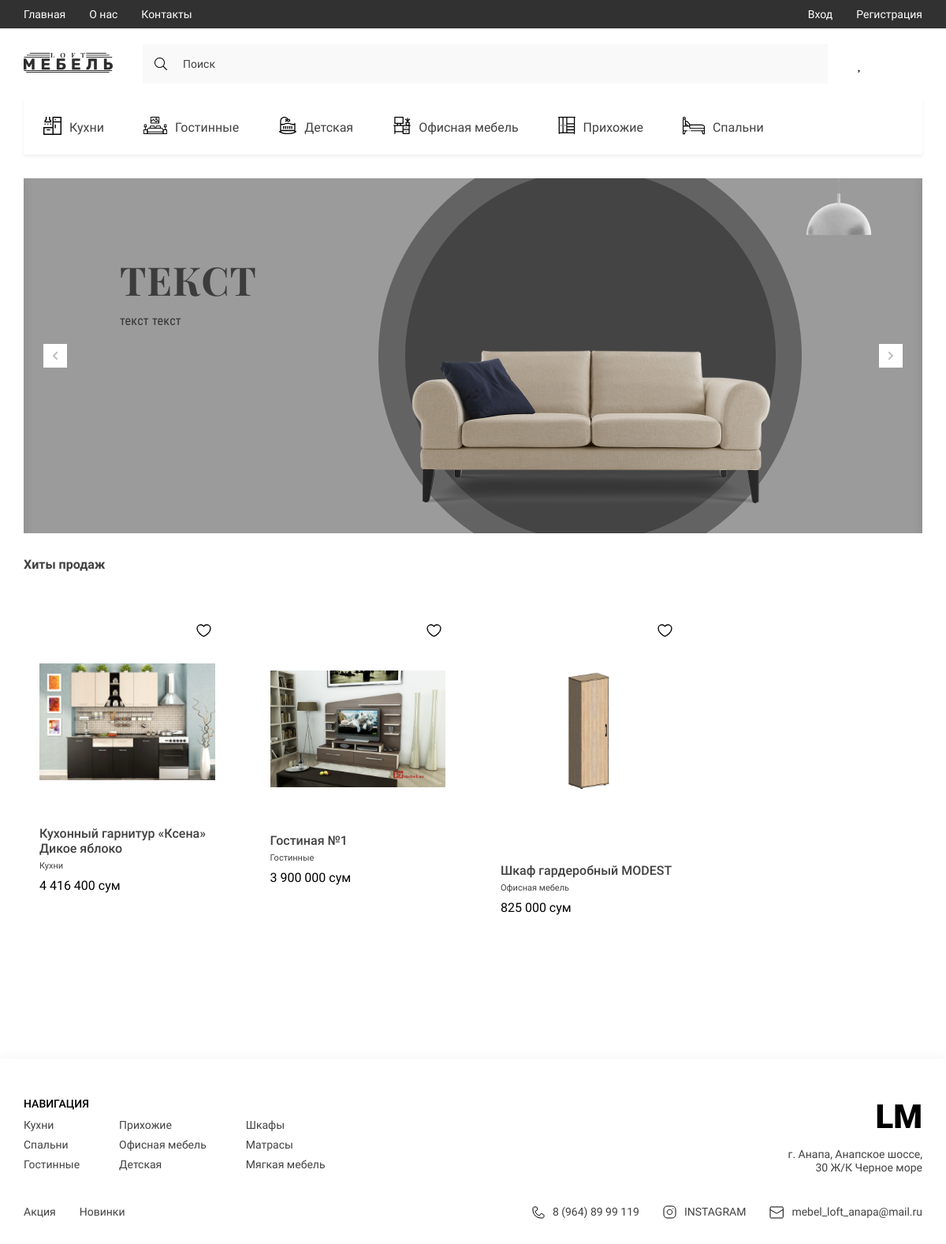
The page / on the database its author committed.
### furniture/models.py (models this page shows, shortened)
class Category(models.Model):
    title = models.CharField(max_length=50, verbose_name='Название категории')
    image = models.ImageField(upload_to='categories/', verbose_name='Иконка категории')
    slug = models.SlugField(unique=True, null=True)
    parent = models.ForeignKey('self', on_delete=models.CASCADE, blank=True, null=True, related_name='subcategories',
                               verbose_name='Категория')
    def get_absolute_url(self):
        return reverse('category_page', kwargs={'slug': self.slug})
    def get_image_category(self):
        if self.image:
            return self.image.url
        else:
            return '-'
    def __str__(self):
        return self.title
    class Meta:
        verbose_name = 'Категория'
        verbose_name_plural = 'Категории'

class Slider(models.Model):
    title = models.CharField(max_length=400, verbose_name='Краткоео описание к слайдеру')
    description = models.CharField(max_length=400, verbose_name='Под описание')
    image = models.ImageField(upload_to='images_slider/', verbose_name='Картинка для слайдера', blank=True, null=True)
    def get_image_slider(self):
        if self.image:
            try:
                return self.image.url
            except:
                return '-'
        else:
            return '-'
    class Meta:
        verbose_name = 'Слайдер'
        verbose_name_plural = 'Слайдер'

class Product(models.Model):
    title = models.CharField(max_length=100, verbose_name='Название товара')
    description = models.TextField(blank=True, null=True, verbose_name='Описание к товару')
    price = models.FloatField(verbose_name='Цена товара')
    quantity = models.IntegerField(verbose_name='Количество на складе')
    created_at = models.DateTimeField(auto_now_add=True, verbose_name='Дата добавления')
    slug = models.SlugField(unique=True, null=True)
    category = models.ForeignKey(Category, on_delete=models.CASCADE, related_name='products', verbose_name='Категория')
    color_name = models.CharField(max_length=150, verbose_name='Название цвета', blank=True, null=True)
    color_code = models.CharField(max_length=150, verbose_name='Код цвета', blank=True, null=True)
    model_product = models.CharField(max_length=100, blank=True, null=True, verbose_name='Модель товара')
    depth = models.CharField(max_length=50, blank=True, null=True, verbose_name='Глубина "см"')
    width = models.CharField(max_length=50, blank=True, null=True, verbose_name='Ширина "см"')
    height = models.CharField(max_length=50, blank=True, null=True, verbose_name='Высота "см"')
    def get_absolute_url(self):
        return reverse('product', kwargs={'slug': self.slug})
    def get_image_product(self):
        if self.images:
            try:
                return self.images.first().image.url
            except:
                return '-'
        else:
            return '-'
    class Meta:
        verbose_name = 'Товар'
        verbose_name_plural = 'Товары'

class Gallery(models.Model):
    image = models.ImageField(upload_to='products/', verbose_name='Картинка товара')
    product = models.ForeignKey(Product, on_delete=models.CASCADE, related_name='images',
                                verbose_name='Товар')
    class Meta:
        verbose_name = 'Картинка товара'
        verbose_name_plural = 'Картинки товара'

### furniture/views.py (the view)
# urls.py: path('', ProductList.as_view(), name='index'),
class ProductList(ListView):
    model = Product
    context_object_name = 'categories'
    template_name = 'pages/index.html'
    extra_context = {
        'title': 'LM'
    }
    def get_queryset(self):
        categories = Category.objects.filter(parent=None)
        return categories

### furniture/templatetags/furniture_tags.py (called while the page is built)
@register.simple_tag()
def get_categories():
    return Category.objects.filter(parent=None)

@register.simple_tag()
def get_normal_price(price):
    return f'{int(price):_}'.replace('_', ' ')

@register.simple_tag()
def get_sliders():
    return Slider.objects.all()

### furniture/templates/pages/index.html (shortened to what this page needs)
{% extends 'base.html' %}
{% block main %}
<main class="main">
    {% block poster %}
    {% include 'components_base/_poster.html' %}
    {% endblock poster %}
        <div class="container">
            <section class="products">
                <h2 class="products__title">Хиты продаж</h2>
                <div class="products__content">
                    {% for category in categories %}
                    {% for product in category.products.all|slice:"::-1"|slice:"1" %}
                    {% include 'components/_product_cart.html' %}
                    {% endfor %}
                    {% endfor %}
                </div>
            </section>
        </div>
    </main>
{% endblock main %}

### furniture/templates/components/_cart_category.html
{% load static %}
{% load furniture_tags %}
{% get_categories as categories %}
{% for category in categories %}
<li>
    <a href="{{ category.get_absolute_url }}" class="header__list-links">
        <span class="header__list-img">
            <img src="{{ category.get_image_category }}" alt="icons">
        </span>
        {{ category.title }}
    </a>
</li>
{% endfor %}

### templates/components_base/_poster.html
{% load static %}
{% load furniture_tags %}
{% get_sliders as sliders %}
<div class="container">
    <div class="header__content">
        <div class="slider" data-infinity="true">
            <div class="sliderLines">
                {% for slider in sliders %}
                <div class="slider__item">
                    <img src="{{ slider.get_image_slider }}" alt="banner" class="slider__img">
                    <div class="slider__item-content">
                        <h2 class="slider__item-title">{{ slider.title }}</h2>
                        <p class="slider__item-descr">{{ slider.description }}</p>
                    </div>
                </div>
                {% endfor %}
            </div>
            <div class="slider__btns">
                <button class="btn__prev">
                    <img src="{% static 'furniture/assets/icons/arrow.svg' %}" alt="arrow">
                </button>
                <button class="btn__next">
                    <img src="{% static 'furniture/assets/icons/arrow.svg' %}" alt="arrow">
                </button>
            </div>
        </div>
    </div>
</div>

### furniture/templates/components/_product_cart.html (shortened to what this page needs)
{% load static %}
{% load furniture_tags %}
<div class="products__item">
    {% if request.user.is_authenticated %}
    {% get_favorite_products request.user as fav_products %}
    {% endif %}
    {% if product in fav_products and request.user.is_authenticated %}
    <a href="{% url 'save_favorite' product.slug %}" class="products__item1-heart">
        <svg width="19" height="17" viewBox="0 0 28 24" fill="#FF0000" xmlns="http://www.w3.org/2000/svg">
            <path
                    d="M8.375 1C4.57813 1 1.5 4.07813 1.5 7.875C1.5 14.75 9.625 21 14 22.4538C18.375 21 26.5 14.75 26.5 7.875C26.5 4.07813 23.4219 1 19.625 1C17.3 1 15.2438 2.15438 14 3.92125C13.3661 3.01825 12.5239 2.28131 11.5447 1.77281C10.5656 1.2643 9.47831 0.999222 8.375 1Z"
                    stroke="#000000" stroke-width="2" stroke-linecap="round" stroke-linejoin="round"/>
        </svg>
    </a>
    {% else %}
    <a href="{% url 'save_favorite' product.slug %}" class="products__item1-heart">
    </a>
    {% endif %}
    <a href="{{ product.get_absolute_url }}"> <img src="{{ product.get_image_product }}" alt=""
                                                   class="products__item-img"></a>
    <div class="products__item-text">
        <h3 class="products__item-title">{{ product.title }}</h3>
        <div class="products__item-desrc">{{ product.category }}</div>
        <div class="products__item-price">{% get_normal_price product.price %} сум</div>
    </div>
</div>

### furniture/static/furniture/style/style.css (style rules this page uses)
:root { --containerWidth: 1140px; --primaryColor: #414141; --primaryFont: 'Roboto'; --mainColor: #245462; }
* { padding: 0; margin: 0; box-sizing: border-box; text-decoration: none; list-style: none; font-family: var(--primaryFont); }
.container { width: 100%; max-width: calc(var(--containerWidth) + 30px); margin: 0 auto; padding: 0 15px; }
.header__content { width: 100%; }
.header__list-links { padding: 24px 25px; display: flex; justify-content: center; align-items: center; height: 70px; transition: background .3s linear, color .3s linear; width: max-content; font-family: 'Roboto'; font-size: 16px; line-height: 19px; color: #414141; }
.header__list-links img { margin-right: 10px; min-width: 18px; transition: filter .3s linear; }
.slider { position: relative; height: 450px; display: flex; flex-direction: column; overflow: hidden; }
.sliderLines { flex-grow: 1; height: 100%; position: relative; overflow: hidden; }
.slider__img { width: 100%; height: 100%; object-fit: cover; }
.slider__item { box-shadow: 0px 5px 11px 2px rgba(0, 0, 0, 0.09); }
.slider__item-content { position: absolute; width: 100%; height: 100%; display: flex; flex-direction: column; align-items: start; left: 0; top: 0; padding-top: 9.01%; padding-left: 10.7%; }
.slider__btns { position: absolute; width: 100%; padding: 0 25px; left: 0; top: 50%; transform: translateY(-50%); display: flex; justify-content: space-between; align-items: center; }
.slider__btns>button { outline: none; border: none; width: 30px; height: 30px; background: white; display: flex; justify-content: center; align-items: center; }
.slider__btns img { filter: opacity(.5) invert(0.5); }
.btn__next { transform: rotate(180deg); z-index: 30; }
.slider__item-title { font-family: 'PlayfairDisplay'; font-weight: bold; font-size: 50px; line-height: 105.3%; letter-spacing: 0.02em; text-transform: uppercase; color: #3C3C3C; width: 100%; max-width: 216px; }
.slider__item-descr { font-family: 'RobotoCondensed'; font-size: 16px; line-height: 140.8%; letter-spacing: 0.02em; color: #343434; margin: 15px 0 20px; }
.main { width: 100%; flex-grow: 1; padding-bottom: 150px; }
.products { width: 100%; display: flex; flex-direction: column; margin-top: 30px; }
.products__title { font-size: 16px; line-height: 19px; color: #414141; margin-bottom: 35px; }
.products__content { width: 100%; display: grid; grid-template-columns: repeat(4, minmax(137.67px, 263px)); column-gap: 30px; row-gap: 10px; }
.products__item { display: flex; justify-content: center; flex-direction: column; align-items: center; padding: 53px 20px 32px; transition: transform .3s linear; position: relative; }
.products__item-text { width: 100%; margin-top: 54px; }
.products__item-title { font-weight: 500; font-size: 16px; line-height: 19px; color: #414141; }
.products__item-desrc { font-size: 11px; line-height: 13px; color: #414141; margin: 6px 0 9px; }
.products__item1-heart { position: absolute; top: 21px; right: 15px; display: flex; padding: 10px; }
.products__item-img { width: 100%; }

### rows shown on the page
Category: get_image_category (picture), title "Кухни"
Category: get_image_category (picture), title "Гостинные"
Category: get_image_category (picture), title "Детская"
Category: get_image_category (picture), title "Офисная мебель"
Category: get_image_category (picture), title "Прихожие"
Category: get_image_category (picture), title "Спальни"
Slider: get_image_slider (picture), title "ТЕКСТ", description "текст текст"
Product: get_image_product (picture), title "Кухонный гарнитур «Ксена» Дикое яблоко", category "Кухни", price "4 416 400"
Product: get_image_product (picture), title "Гостиная №1", category "Гостинные", price "3 900 000"
Product: get_image_product (picture), title "Шкаф гардеробный MODEST", category "Офисная мебель", price "825 000"
